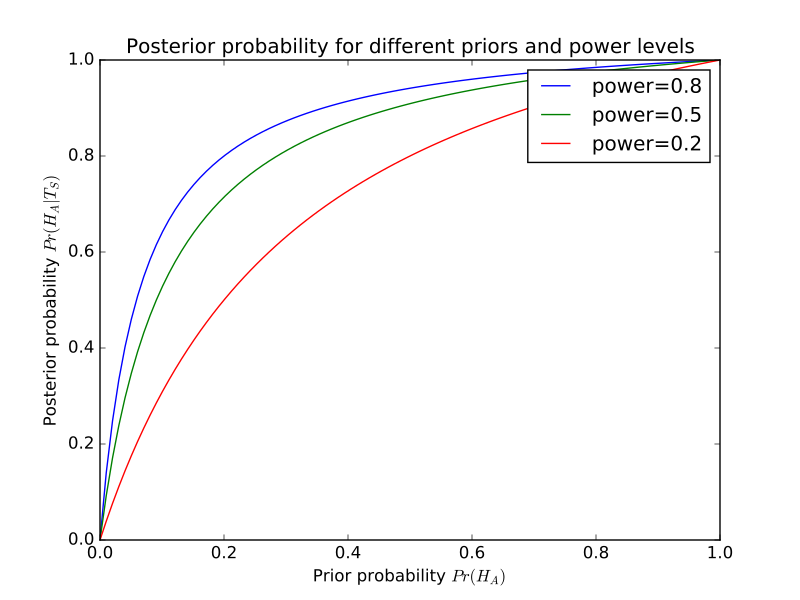

The Python source for this figure:
# Load libraries for making plot
import numpy as np
import matplotlib.pyplot as plt
# Make symbolic expression into a function we can evaluate
post_prob_func = lambdify((alpha, beta, pi), post_prob)
# Make set of pi values for x axis of plot
pi_vals = np.linspace(0, 1, 100)
for power in (0.8, 0.5, 0.2):
    beta_val = 1 - power
    plt.plot(pi_vals, post_prob_func(0.05, beta_val, pi_vals),
             label='power={0}'.format(power))
plt.xlabel('Prior probability $Pr(H_A)$')
plt.ylabel('Posterior probability $Pr(H_A | T_S)$')
plt.legend()
plt.title("Posterior probability for different priors and power levels")
